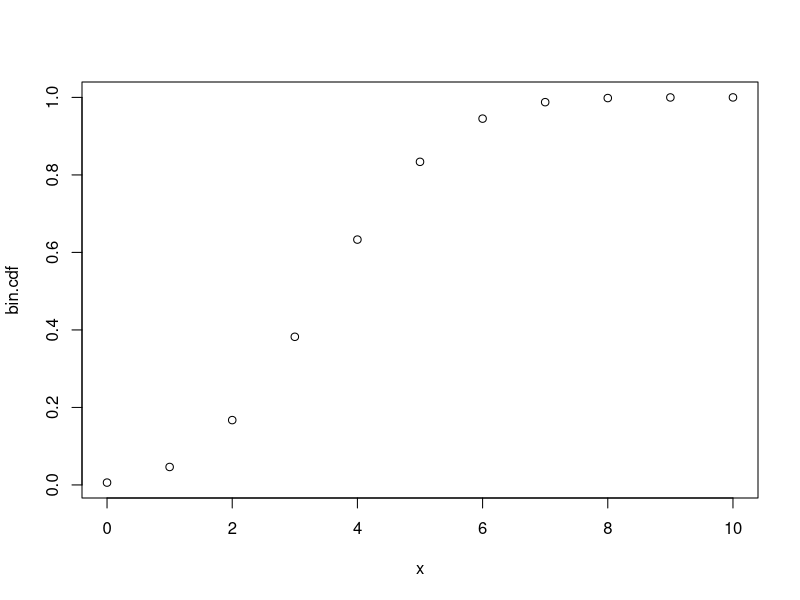
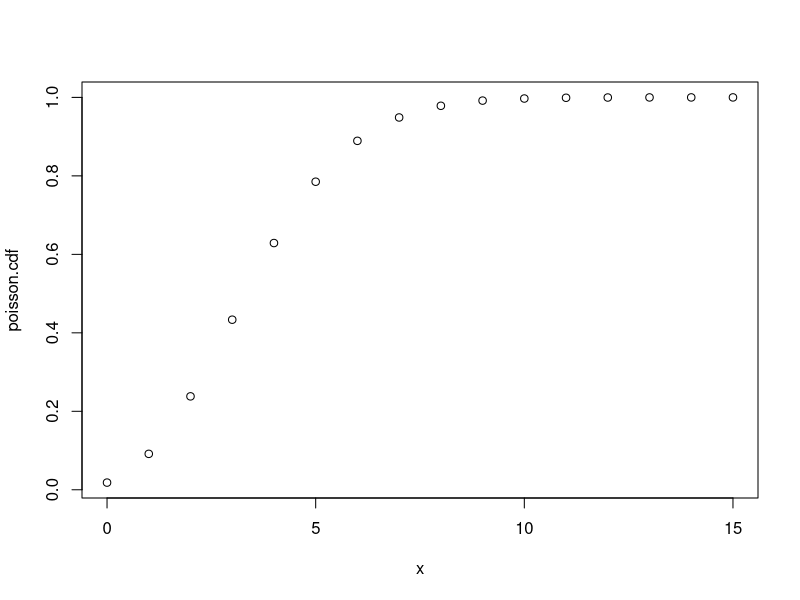
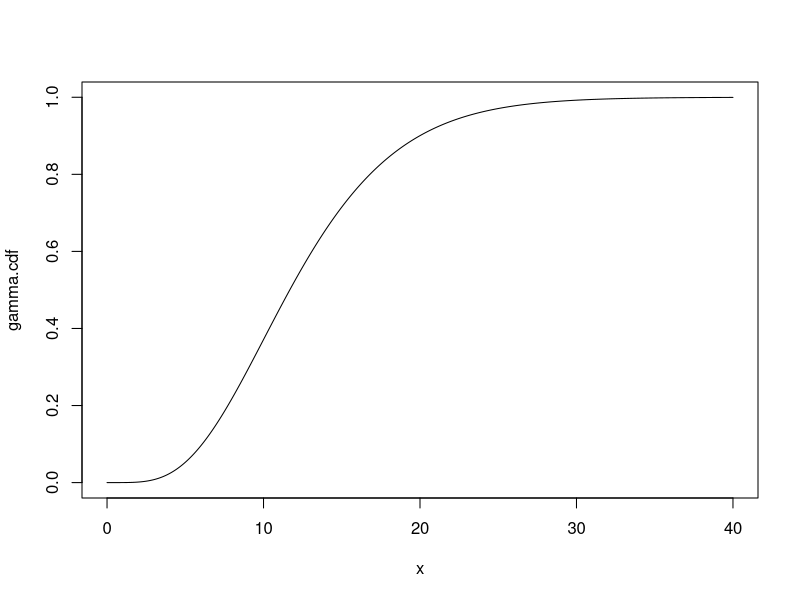
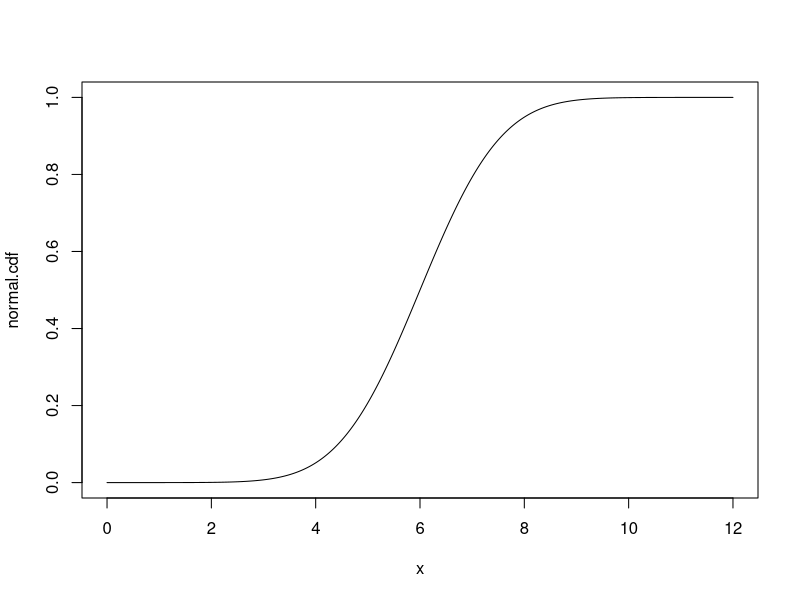

The R script that drew these images, in order:
##### cdfs.r
##### examples of cdfs


### binomial(n,theta)
n = 10
theta = .4
x = 0:10
bin.cdf = pbinom(x,n,theta)  # values of the cdf for each of those in x
rbind(x,bin.cdf)
plot(x,bin.cdf,type="p")
pbinom(6,n,theta)-pbinom(1,n,theta)
sum(dbinom(c(2:6),n,theta))  # same as previous

### Poisson(lambda)
lambda = 4
x = 0:15
poisson.cdf = ppois(x,lambda)  # values of the cdf for each of those in x
rbind(x,poisson.cdf)
plot(x,poisson.cdf,type="p")
ppois(6,lambda)-ppois(1,lambda)
sum(dpois(c(2:6),lambda))      # same as previous

### gamma(alpha,lambda)
lambda = .4
alpha = 5
x = seq(0,40,.04)
gamma.cdf = pgamma(x,alpha,rate=lambda)
plot(x,gamma.cdf,type="l")
pgamma(25,alpha,rate=lambda)-pgamma(10,alpha,rate=lambda)
integrate(dgamma,10,25,shape=alpha,rate=lambda)  # same as previous


### normal(mu,sigma.sq)
mu = 6
sigma.sq = 1.5
sigma = sqrt(sigma.sq)
x = seq(0,12,.01)
normal.cdf = pnorm(x,mean=mu,sd=sigma)   # R uses the standard deviation
plot(x,normal.cdf,type="l")
pnorm(8,mean=mu,sd=sigma)-pnorm(5,mean=mu,sd=sigma)
pnorm((8-mu)/sigma)-pnorm((5-mu)/sigma)  # same as previous
integrate(dnorm,5,8,mean=mu,sd=sigma)    # same as previous


#####

